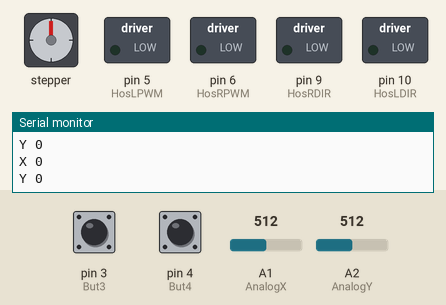
Bench run of a sketch on a simulated Arduino Uno, built with avr-gcc and run on an emulated ATmega328P. Shown: stepper motor, switched loads named in the sketch (green lamp = pin HIGH), the last lines printed to the serial monitor. Wiring (inferred from the names in the program): stepper motor (200 steps per turn assumed): coils pin 13, pin 12, pin 11, pin 2. The inputs (shaded band) are chosen by the test bench; at power-on: pin 3 (But3) HIGH, A1 (AnalogX) = 512, A2 (AnalogY) = 512, pin 4 (But4) HIGH. Pins used as bus, display or sensor lines are not drawn.

Above: at 1.2 s.
1.3 s: pin 3 (But3) pulled LOW for 1 s
At 3.3 s:
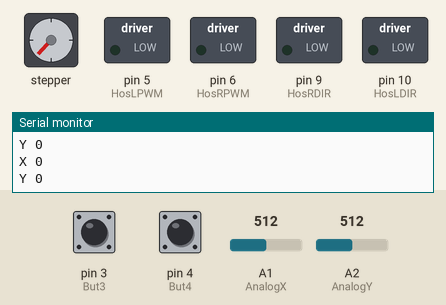
3.8 s: A1 (AnalogX) set to 716
At 4.5 s:
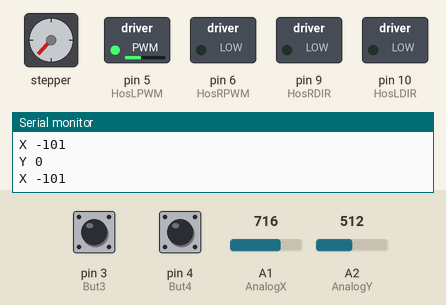
5.3 s: A2 (AnalogY) set to 716
At 5.8 s:
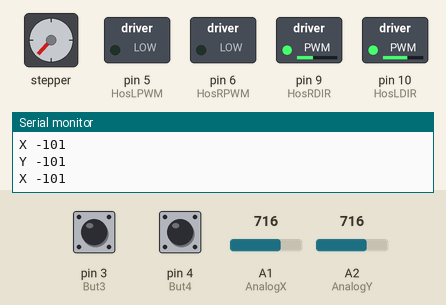
6.8 s: pin 4 (But4) pulled LOW for 3.2 s
At 10.6 s:
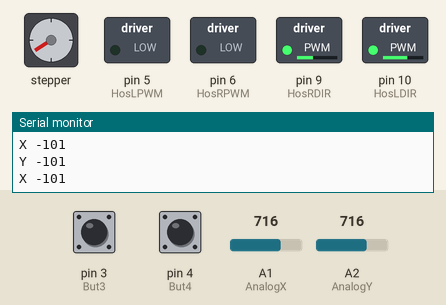
11.5 s: pin 3 (But3) pulled LOW for 0.15 s
At 12.3 s:
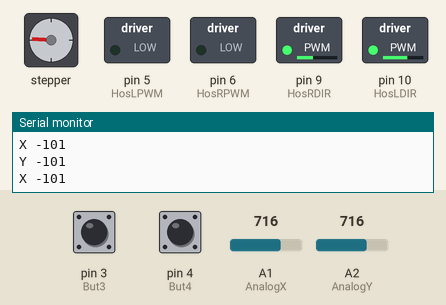
13.1 s: A1 (AnalogX) set to 900
At 14.0 s:
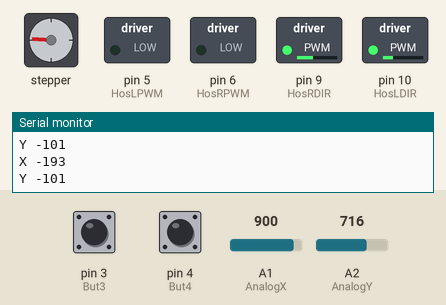
Timing chart, 0 to 15.6 s (numbered marks = the images above; inputs shaded):
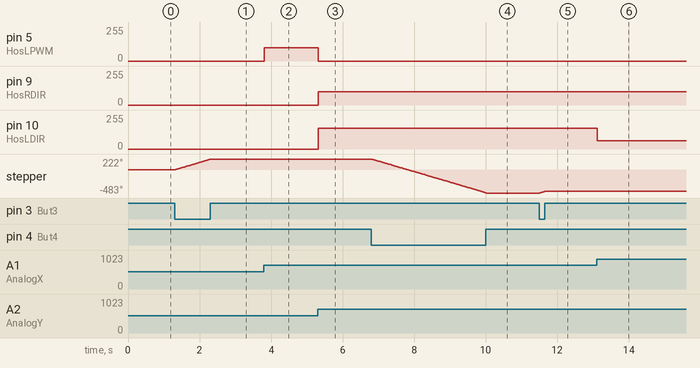

Measured:
- after the input at 1.3 s, stepper: turns 222° clockwise in 1.0 s, starting at once
- after the input at 3.8 s, pin 5 (HosLPWM): 0/255 → 101/255 at once
- after the input at 5.3 s, pin 5 (HosLPWM): 101/255 → 0/255 at once; pin 9 (HosRDIR): 0/255 → 101/255 at once; pin 10 (HosLDIR): 0/255 → 154/255 at once
- after the input at 6.8 s, stepper: turns 705° counter-clockwise in 3.2 s, starting at once
- after the input at 11.5 s, stepper: turns 36° clockwise in 0.16 s, starting at once
- after the input at 13.1 s, pin 10 (HosLDIR): 154/255 → 62/255 at once

The sketch:

steering_final.ino
```cpp
//Arduino competition design

#define HosLPWM 5
#define HosLDIR 10
#define HosRPWM 6
#define HosRDIR 9
/*#define HDzwigPWM
#define HDzwigDIR  */
#define motorPin1 13
#define motorPin2 12
#define motorPin3 11
#define motorPin4 2
#define AnalogY A2
#define AnalogX A1
/*int But1 =  ;
int But2 =  ; */
int But3 = 3 ; //To jest pod serwo :D
int But4 = 4 ;

int motor_Speed = 4; //Stepper
int motor_Step;
int val1 = 0;
int val2 = 0;

int DzwigSpeed = 16;
int DzwigDelay = 100;

int vertical = 0;
int horizontal = 0;
int deadzone = 20;
int dir_delay = 200;

void setup() {

  Serial.begin(9600);
  pinMode(HosLPWM, OUTPUT);
  pinMode(HosLDIR, OUTPUT);
  pinMode(HosRPWM, OUTPUT);
  pinMode(HosRDIR, OUTPUT);
 /* pinMode(HDzwigPWM, OUTPUT);
  pinMode(HDzwigDIR, OUTPUT); */
  pinMode(motorPin1, OUTPUT);
  pinMode(motorPin2, OUTPUT);
  pinMode(motorPin3, OUTPUT);
  pinMode(motorPin4, OUTPUT);
  /* pinMode(But1, INPUT_PULLUP);
  pinMode(But2, INPUT_PULLUP); */
  pinMode(But3, INPUT_PULLUP);
  pinMode(But4, INPUT_PULLUP);
}

  // put your setup code here, to run once:


void loop()
{

/* if (digitalRead(But1 == LOW)){               // if button is pushed

 analogWrite(HDzwigPWM, DzwigSpeed);
 digitalWrite(HDzwigDIR, HIGH);
 delay(DzwigDelay);

 }
 if (digitalRead(But2 == LOW)) {                             //if another button is pushed

 analogWrite(HDzwigPWM, DzwigSpeed);
 digitalWrite(HDzwigDIR, LOW);
 delay(DzwigDelay);

 } */

  val1 = digitalRead(But3);
  if (val1 == LOW)
  {
  digitalWrite(motorPin1, HIGH);
  digitalWrite(motorPin2, LOW);
  digitalWrite(motorPin3, LOW);
  digitalWrite(motorPin4, LOW);
  delay(motor_Speed);
  digitalWrite(motorPin1, HIGH);
  digitalWrite(motorPin2, HIGH);
  digitalWrite(motorPin3, LOW);
  digitalWrite(motorPin4, LOW);
  delay(motor_Speed);
  digitalWrite(motorPin1, LOW);
  digitalWrite(motorPin2, HIGH);
  digitalWrite(motorPin3, LOW);
  digitalWrite(motorPin4, LOW);
  delay(motor_Speed);
  digitalWrite(motorPin1, LOW);
  digitalWrite(motorPin2, HIGH);
  digitalWrite(motorPin3, HIGH);
  digitalWrite(motorPin4, LOW);
  delay(motor_Speed);
   digitalWrite(motorPin1, LOW);
  digitalWrite(motorPin2, LOW);
  digitalWrite(motorPin3, HIGH);
  digitalWrite(motorPin4, LOW);
  delay(motor_Speed);
  digitalWrite(motorPin1, LOW);
  digitalWrite(motorPin2, LOW);
  digitalWrite(motorPin3, HIGH);
  digitalWrite(motorPin4, HIGH);
  delay(motor_Speed);
  digitalWrite(motorPin1, LOW);
  digitalWrite(motorPin2, LOW);
  digitalWrite(motorPin3, LOW);
  digitalWrite(motorPin4, HIGH);
  delay(motor_Speed);
  digitalWrite(motorPin1, HIGH);
  digitalWrite(motorPin2, LOW);
  digitalWrite(motorPin3, LOW);
  digitalWrite(motorPin4, HIGH);
  delay(motor_Speed);

    }

   val2 = digitalRead(But4);
   if (val2 == LOW)

  {
  digitalWrite(motorPin4, HIGH);
  digitalWrite(motorPin3, LOW);
  digitalWrite(motorPin2, LOW);
  digitalWrite(motorPin1, LOW);
  delay(motor_Speed);
  digitalWrite(motorPin4, HIGH);
  digitalWrite(motorPin3, HIGH);
  digitalWrite(motorPin2, LOW);
  digitalWrite(motorPin1, LOW);
  delay(motor_Speed);
  digitalWrite(motorPin4, LOW);
  digitalWrite(motorPin3, HIGH);
  digitalWrite(motorPin2, LOW);
  digitalWrite(motorPin1, LOW);
  delay(motor_Speed);
  digitalWrite(motorPin4, LOW);
  digitalWrite(motorPin3, HIGH);
  digitalWrite(motorPin2, HIGH);
  digitalWrite(motorPin1, LOW);
  delay(motor_Speed);
   digitalWrite(motorPin4, LOW);
  digitalWrite(motorPin3, LOW);
  digitalWrite(motorPin2, HIGH);
  digitalWrite(motorPin1, LOW);
  delay(motor_Speed);
  digitalWrite(motorPin4, LOW);
  digitalWrite(motorPin3, LOW);
  digitalWrite(motorPin2, HIGH);
  digitalWrite(motorPin1, HIGH);
  delay(motor_Speed);
  digitalWrite(motorPin4, LOW);
  digitalWrite(motorPin3, LOW);
  digitalWrite(motorPin2, LOW);
  digitalWrite(motorPin1, HIGH);
  delay(motor_Speed);
  digitalWrite(motorPin4, HIGH);
  digitalWrite(motorPin3, LOW);
  digitalWrite(motorPin2, LOW);
  digitalWrite(motorPin1, HIGH);
  delay(motor_Speed);
  }

 vertical = analogRead(AnalogY);
 vertical = map(vertical, 0, 1023, 255, -255);
 Serial.print("Y ");
 Serial.println(vertical);

 horizontal = analogRead(AnalogX);
 horizontal = map(horizontal, 0, 1023, 255, -255);
 Serial.print("X ");
 Serial.println(horizontal);

 if ((vertical >= -deadzone) && (vertical <=deadzone) && (horizontal >= -deadzone) && (horizontal <= deadzone)) //Hamuj KURWA!
{

 analogWrite (HosLPWM, LOW);
 analogWrite (HosLDIR, LOW);

 analogWrite (HosRPWM, LOW);
 analogWrite (HosRDIR, LOW);

}
else if ((vertical > deadzone) && (horizontal <= deadzone) && (horizontal >= -deadzone)) //Przod
 {

 analogWrite (HosLPWM, abs(vertical));
 analogWrite (HosLDIR, 0);

 analogWrite (HosRPWM, abs(vertical));
 analogWrite (HosRDIR, 0);
 }
 else if ((vertical > deadzone) && (horizontal > deadzone)) //Prawo w przod
 {

 analogWrite (HosRPWM, abs(vertical));
 analogWrite (HosRDIR, 0);

 analogWrite (HosLPWM, (255-abs(horizontal)));
 analogWrite (HosLDIR, 0);

 }
 else if ((vertical <= deadzone) && (vertical >= -deadzone) && (horizontal > deadzone)) //Ostro w prawo
 {

 analogWrite (HosRPWM, abs(horizontal));
 analogWrite (HosRDIR, 0);

 analogWrite (HosLPWM, 0);
 analogWrite (HosLDIR, 0);
 }
 else if ((vertical < -deadzone) && (horizontal > deadzone)) //Prawo w tył
 {

 analogWrite (HosLPWM, 0);
 analogWrite (HosLDIR, abs(vertical));

 analogWrite (HosRPWM, 0);
 analogWrite (HosRDIR, (255-abs(horizontal)));
 }
 else if ((vertical < -deadzone) && (horizontal >= -deadzone) && (horizontal <= deadzone)) //Tył
 {

 analogWrite (HosLDIR, abs(vertical));
 analogWrite (HosLPWM, 0);

 analogWrite (HosRDIR, abs(vertical));
 analogWrite (HosRPWM, 0);
 }
 else if ((vertical < -deadzone) && (horizontal < -deadzone)) //Lewo w tył
 {

 analogWrite (HosLPWM, 0);
 analogWrite (HosLDIR, (255-abs(horizontal)));

 analogWrite (HosRPWM, 0);
 analogWrite (HosRDIR, abs(vertical));
 }
 else if ((vertical >= -deadzone) && (vertical <= deadzone) && (horizontal < -deadzone)) //Ostro w lewo
 {

 analogWrite (HosLPWM, abs(horizontal));
 analogWrite (HosLDIR, 0);

 analogWrite (HosRPWM, 0);
 analogWrite (HosRDIR, 0);
 }
  else if ((vertical > deadzone ) && (horizontal < -deadzone)) //Lewo w przód
 {

 analogWrite (HosLPWM, abs(vertical));
 analogWrite (HosLDIR, 0);

 analogWrite (HosRPWM, (255-abs(horizontal)));
 analogWrite (HosRDIR, 0);
 }


} //void loop
```
